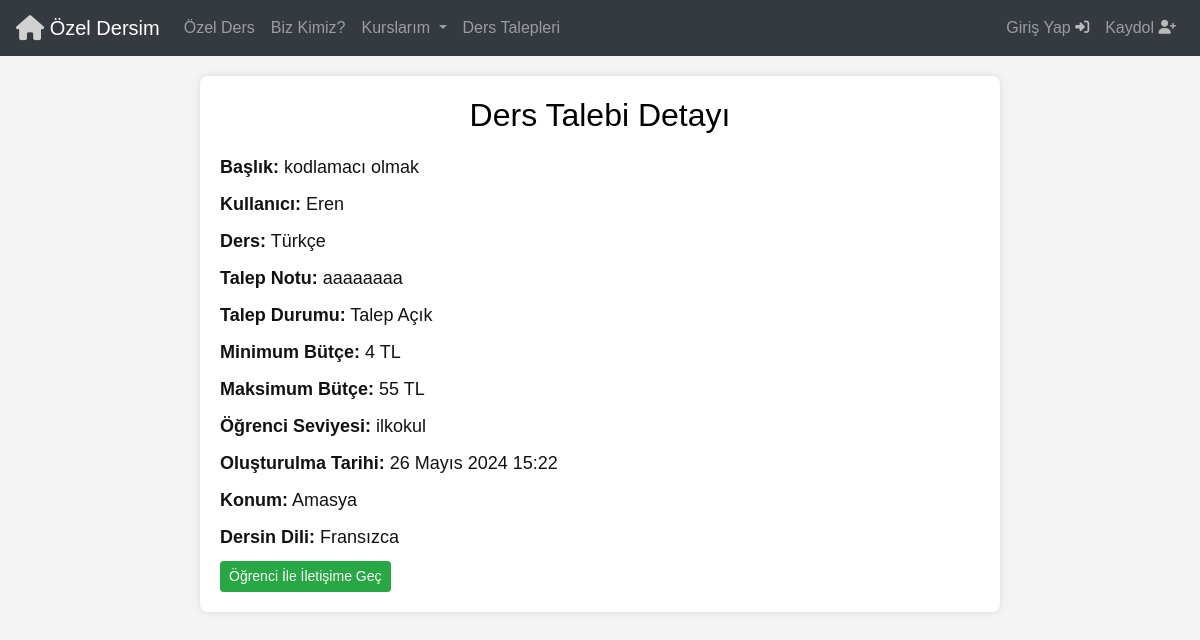
/talep_detay/45/, run on the app's committed database.
### Base/models.py (models this page shows, shortened)
class DersTalepleri(models.Model):
  seviye = [
    ('İlkokul', 'İlkokul'),
    ('Ortaokul', 'Ortaokul'),
    ('Lise', 'Lise'),
    ('Üniversite', 'Üniversite'),
    ('Yüksek Lisans','Yüksek Lisans'),
  ]
  kullanici = models.ForeignKey(User, on_delete=models.CASCADE)
  isim = models.CharField(max_length=50)
  ders = models.ForeignKey(Ders, on_delete=models.CASCADE)
  talep_notu= models.TextField(max_length=200,null=True,blank=True)
  talep_durumu = models.BooleanField(default=False)
  min_butce = models.IntegerField(validators=[MinValueValidator(0)])
  max_butce = models.IntegerField(validators=[MaxValueValidator(10000)])
  ogrenci_seviyesi = models.CharField(max_length=50,choices=seviye)
  olusturulma_tarihi = models.DateTimeField(auto_now_add=True)
  konum = models.ForeignKey(Sehir, on_delete=models.CASCADE, null=True, blank=True, default=None)
  dil = models.ForeignKey(Dil,on_delete=models.CASCADE,default=None)

class Ders(models.Model):
  ders = models.CharField(max_length=50)
  def __str__(self) :
    return self.ders

class Sehir(models.Model):
  sehir = models.CharField(max_length=50)
  def __str__(self):
    return self.sehir

class Dil(models.Model):
  dil = models.CharField(max_length=50)
  def __str__(self):
    return self.dil

### Base/views.py (the view)
# urls.py: path('talep_detay/<str:pk>/', views.talep_detay, name='TalepDetay'),
def talep_detay(request, pk):
    ders_talebi = DersTalepleri.objects.get(id=pk)
    return render(request, 'TalepDetay.html', {'ders_talebi': ders_talebi})

### Templates/TalepDetay.html (shortened to what this page needs)
{% include 'navbar.html' %}
<!DOCTYPE html>
<html lang="tr">
<head>
    <link rel="stylesheet" href="https://stackpath.bootstrapcdn.com/bootstrap/4.5.2/css/bootstrap.min.css">
</head>
<body>
    <div class="container">
        <h1>Ders Talebi Detayı</h1>
        <div class="request-details">
            <p><strong>Başlık:</strong> {{ ders_talebi.isim }}</p>
            <p><strong>Kullanıcı:</strong> {{ ders_talebi.kullanici }}</p>
            <p><strong>Ders:</strong> {{ ders_talebi.ders }}</p>
            <p><strong>Talep Notu:</strong> {{ ders_talebi.talep_notu }}</p>
            <p>
                <strong>Talep Durumu:</strong> {% if ders_talebi.talep_durumu %}
                Eğitmen Bulundu {% else %}Talep Açık{% endif %}
            </p>
            <p><strong>Minimum Bütçe:</strong> {{ ders_talebi.min_butce }} TL</p>
            <p><strong>Maksimum Bütçe:</strong> {{ ders_talebi.max_butce }} TL</p>
            <p><strong>Öğrenci Seviyesi:</strong> {{ ders_talebi.ogrenci_seviyesi }}</p>
            <p><strong>Oluşturulma Tarihi:</strong> {{ders_talebi.olusturulma_tarihi}}</p>
            <p><strong>Konum:</strong> {{ ders_talebi.konum }}</p>
            <p><strong>Dersin Dili:</strong> {{ ders_talebi.dil }}</p>
        </div>
        {% if ders_talebi.kullanici == request.user %}
              <div class="right-actions">
                <a
                  href="{% url 'TalepDuzenle' ders_talebi.id %}"
                  class="btn btn-warning btn-sm btn-custom btn-warning-custom"
                  >Talebi Düzenle</a
                >
                <a
                  href="{% url 'TalepSil' ders_talebi.id %}"
                  class="btn btn-danger btn-sm btn-custom btn-danger-custom"
                  >Talebi Sil</a
                >
                <a
                  href="{% url 'TalepKabul' ders_talebi.id %}"
                  class="btn btn-success btn-sm btn-custom btn-success-custom"
                  >Talebi Kapat</a
                >
              </div>
                 {% else %} {% if ders_talebi.talep_durumu == False %}
              <div class="right-actions">
                {% if request.user.is_authenticated %}
                <a
                  href="{% url 'IletisimeGec1' ders_talebi.id %}"
                  class="btn btn-success btn-sm btn-custom btn-success-custom"
                  >Öğrenci İle İletişime Geç</a
                >
                {% else %}
                <a
                  href="{% url 'register' %}"
                  class="btn btn-success btn-sm btn-custom btn-success-custom"
                  >Öğrenci İle İletişime Geç</a
                >{% endif %}
              </div>
              {% else %}
              <span class="text-muted">Talep Kapandı</span>
              {% endif %} {% endif %}
            </div>
</body>
</html>

### Templates/TalepDetay.html (style rules this page uses)
body { font-family: Arial, sans-serif; background-color: #f4f4f4; margin: 0; padding: 0; }
.container { max-width: 800px; margin: 20px auto; padding: 20px; background-color: #fff; border-radius: 8px; box-shadow: 0 0 10px rgba(0, 0, 0, 0.1); }
h1 { font-size: 32px; margin-bottom: 20px; color: #000000; text-align: center; }
.request-details p { margin-bottom: 10px; font-size: 18px; color: #131212; }

### data on the page
DersTalepleri: isim "kodlamacı olmak", kullanici "Eren", ders "Türkçe", talep_notu "aaaaaaaa", min_butce "4", max_butce "55", ogrenci_seviyesi "ilkokul", olusturulma_tarihi "26 Mayıs 2024 15:22", konum "Amasya", dil "Fransızca"
